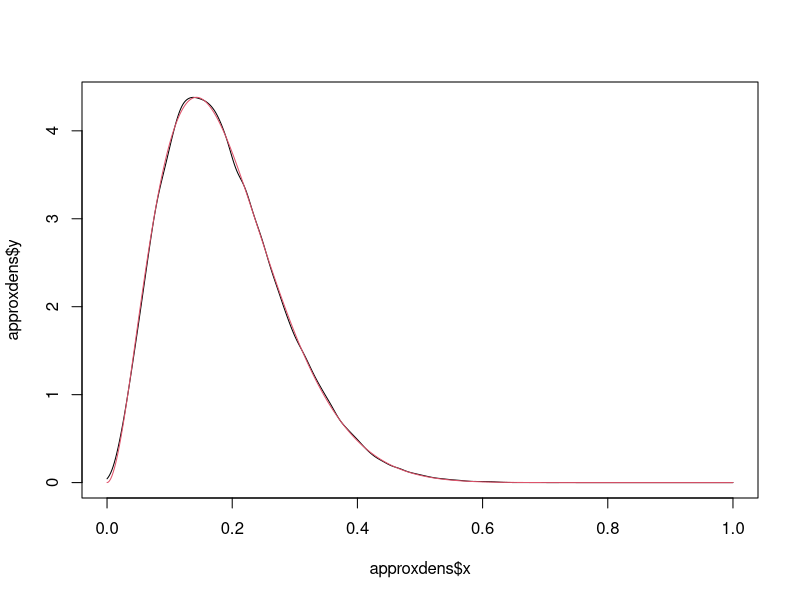

Source code (R):
## ---- chunk 1

rm(list = ls())

n <- 10
theta0 <- 0.4

set.seed(100)

Y <- rbinom(n, size = 1, prob = theta0) # simulated data

# prior: Beta(2, 4)
a <- 2
b <- 4

# analytical solution

# fill with theoretical posterior mean, median, mode

posmean <- (sum(Y)+a)/(n +a +b)
posmeadian <- qbeta(0.5, sum(Y)+a, n - sum(Y) + b)
posmode <- (sum(Y) +a -1) - (n+a+b-2)

# fill with theoretical posterior standard deviation, IQR

possd <- sqrt((sum(Y) + a) * (n - sum(Y) + b) / ((n + a + b)^2 * (n + a + b + 1)))
posIQR <- qbeta(0.75, shape1 = sum(Y) + a, shape2 = n - sum(Y) + b) -
  qbeta(0.25, shape1 = sum(Y) + a, shape2 = n - sum(Y) + b)

# fill with theoretical 95% posterior equal tail CI
posCI95 <- posCI95 <- c(qbeta(0.025, shape1 = sum(Y) + a, shape2 = n - sum(Y) + b),
                        qbeta(0.975, shape1 = sum(Y) + a, shape2 = n - sum(Y) + b))

# fill with theoretical 95% HPD CI

posCI95.HPD <- opt.x <- optimize(function(x){
  l <- qbeta(c(x, x + 0.95), shape1 = sum(Y) + a, shape2 = n - sum(Y) + b)
  l[2] - l[1]}, lower = 0, upper = 0.05)$minimum
posCI95.HPD <- c(qbeta(opt.x, shape1 = sum(Y) + a, shape2 = n - sum(Y) + b),
                 qbeta(opt.x + 0.95, shape1 = sum(Y) + a, shape2 = n - sum(Y) + b))


# We will now try the same things but instead of doing maths, just using Monte Carlo

# posterior samples

theta.sample <- rbeta(1e5,sum(Y)+a, n - sum(Y) +b)

# plot the kernel density estimate of the posterior density 
# along with the true posterior density

approxdens <- density(theta.sample, from = 0, to = 1)
plot(approxdens$x, approxdens$y, type = "l")
lines(approxdens$x, 
      dbeta((approxdens$x),sum(Y)+a, n - sum(Y) +b),
      col = 2)

# fill with posterior mean, median, mode based on Monte Carlo samples

posmean.s <- mean(theta.sample)
posmeadian.s <- median(theta.sample)
posmode.s <- approxdens$x[which.max(approxdens$y)]

# fill with posterior standard deviation and IQR based on Monte Carlo samples

possd.s <- sqrt((var(theta.sample)))
posIQR.s <-  quantile(theta.sample, probs = 0.75) -
  quantile(theta.sample, probs = 0.25)

# fill with posterior equal-tailed 95% CI based on Monte Carlo samples

posCI95.s <- quantile(theta.sample, probs = 0.025) -
  quantile(theta.sample, probs = 0.975)

# fill with 95% HPD CI based on Monte Carlo samples

opt.x <- optimize(function(x){
  l <- quantile(theta.sample, probs = c(x, x + 0.95))
  l[2] - l[1]}, lower = 0, upper = 0.05)$minimum
posCI95.HPD.s <- quantile(theta.sample, probs = c(opt.x, opt.x + 0.95))

# compare the analytical and numerical results

table <- cbind(c(posmean, posmeadian, posmode, 
        possd, posIQR, posCI95, posCI95.HPD),
      c(posmean.s, posmeadian.s, posmode.s, 
        possd.s, posIQR.s, posCI95.s, posCI95.HPD.s))

colnames(table) <- c("Analytical", "Numerical")
rownames(table) <- c("Posterior mean", "Posterior median",
                     "Posterior mode", "Posterior SD",
                     "Posterior IQR", "Posterior CI lower",
                     "Posterior CI upper", "Posterior CI-HPD lower",
                     "Posterior CI-HPD upper")
table <- as.data.frame(table)
table



